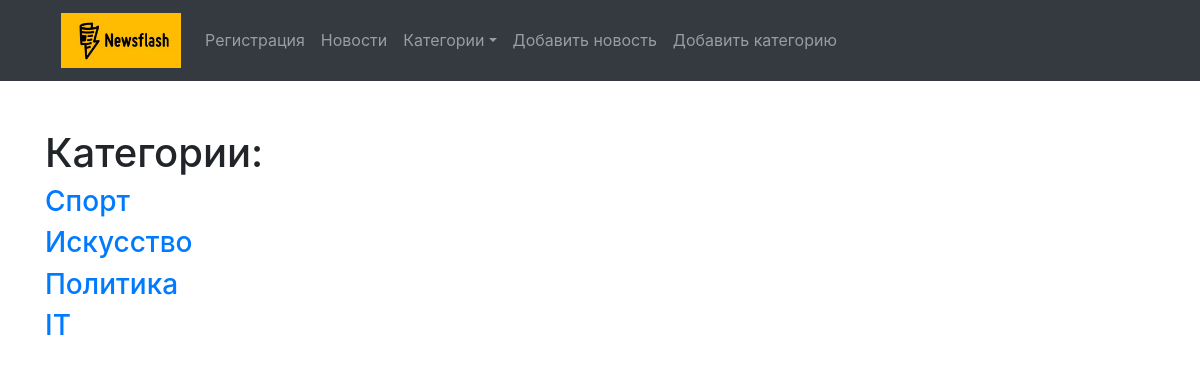
Page /categories/ (signed in) on the committed database.
### news_portal/models.py (models this page shows, shortened)
class Tag(models.Model):
    title = models.CharField(max_length=150, db_index=True)
    slug = models.SlugField(max_length=150, unique=True)
    def get_absolute_url(self):
        return reverse('category_detail_url', kwargs={'slug': self.slug})

### news_portal/views.py (the view)
# urls.py: path('categories/', categories_list, name="categories_list_url"),
def categories_list(request):
    categories = Tag.objects.all()
    return render(request, 'news_portal/categories_list.html', context={"categories": categories})

### news_portal/templates/news_portal/categories_list.html (shortened to what this page needs)
{% extends 'news_portal/base_news.html' %}
{% block content %}
  <div class="col-sm-12">
    <h1>Категории: </h1>
    {% for category in categories %}
      <h3><a href="{{ category.get_absolute_url }}">{{ category.title }}</a></h3>
    {% endfor %}
  </div>
{% endblock %}

### rows in the picture
Tag: title "Спорт"
Tag: title "Искусство"
Tag: title "Политика"
Tag: title "IT"
